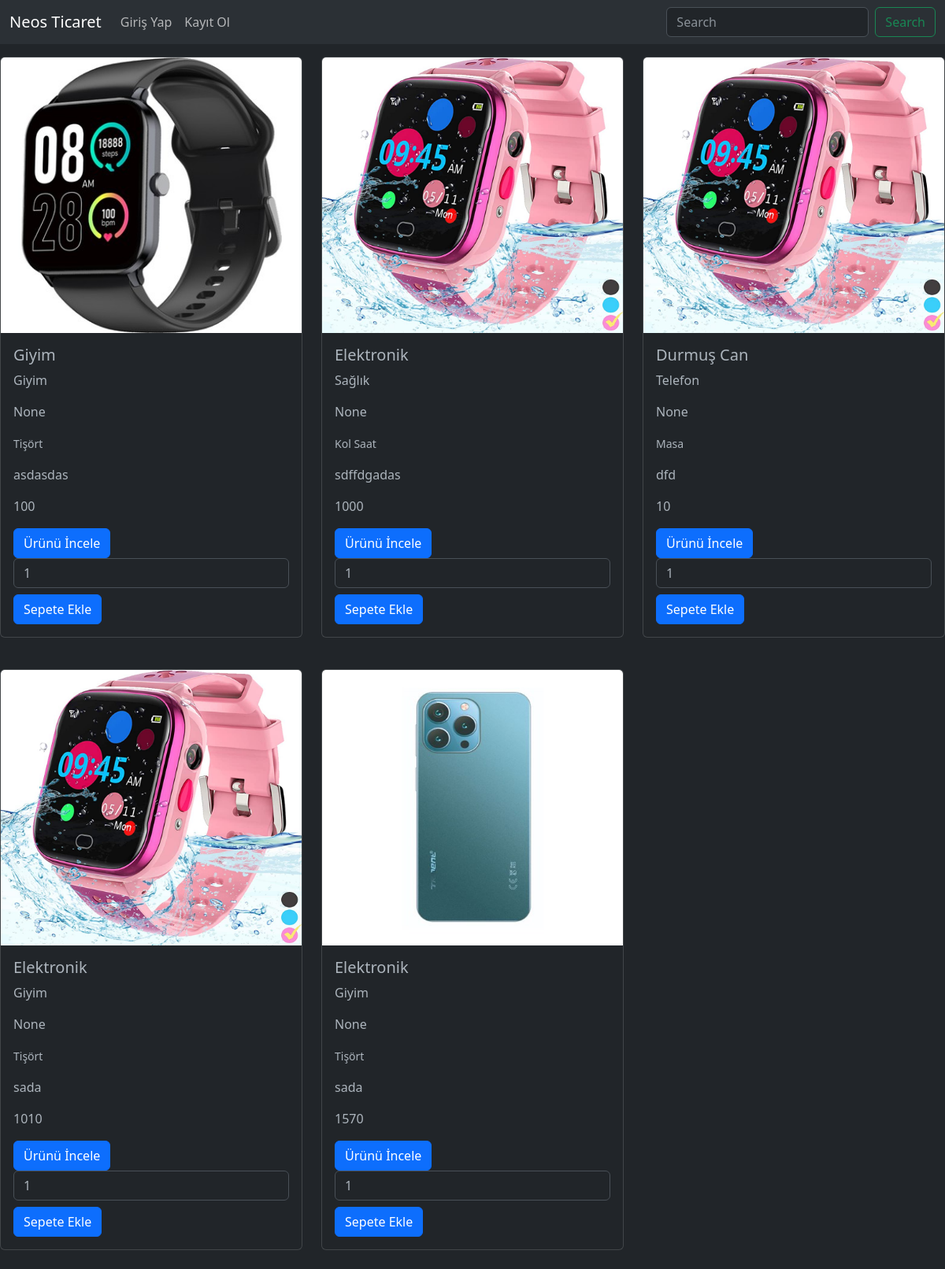
The page / on the database its author committed.
### urunler/models.py (models this page shows, shortened)
class Urun(models.Model):
    kategori = models.ForeignKey(
        Kategori, on_delete=models.SET_NULL, null=True)
    seri_no = models.OneToOneField(
        SeriNo, on_delete=models.CASCADE, null=True, blank=True)
    altKategori = models.ManyToManyField(AltKategori, blank=True)
    isim = models.CharField(max_length=100)
    acıklama = RichTextField(max_length=500)
    fiyat = models.IntegerField()
    resim = models.FileField(upload_to='urunler/', null=True)

class Kategori(models.Model):
    isim = models.CharField(max_length=100)
    def __str__(self):
        return self.isim

class AltKategori(models.Model):
    isim = models.CharField(max_length=100)

### urunler/views.py (the view, shortened to what this page needs)
# urls.py: path('', index, name="index"),
def index(request):
    urunler = Urun.objects.all()
    search = ''
    if request.GET.get('search'):
        search = request.GET.get('search')
        urunler = Urun.objects.filter(
            Q(isim_icontains=search) |
            Q(kategori__isim__icontains=search)
        )
    context = {
        'urunler': urunler,
        'search': search
    }
    return render(request, 'index.html', context)

### urunler/templates/index.html (shortened to what this page needs)
<!DOCTYPE html>
<html lang="en">
<head>
    <link href="https://cdn.jsdelivr.net/npm/bootstrap@5.3.0-alpha3/dist/css/bootstrap.min.css" rel="stylesheet"
 />
</head>
<body data-bs-theme="dark">
    {%include "includes/_navbar.html" %}
    {% block content %}
    <div class="container-mt-5">
        <div class="row">
            {% if urunler|length > 0 %}
            {% for urun in urunler %}
            <div class="col-4 mb-4 mt-3">
                <div class="card">
                    <img src="{{urun.resim.url}}" height="350"  width="100" class="card-img-top" alt="{{urun.isim}}" />
                    <div class="card-body">
                        <h5 class="card-title">{{urun.isim}}</h5>
                        <p>{{urun.kategori}}</p>
                        <p>{{urun.seri_no}}</p>
                        {% for alt in urun.altKategori.all %}
                        <small>{{alt.isim}}</small>
                        {% endfor %}
                        <p class="card-text">{{urun.acıklama|safe}}</p>
                        <p class="card-text">{{urun.fiyat}}</p>
                        <a href="{% url 'detay' urun.id %}" class="btn btn-primary">Ürünü İncele</a>
                        <form method="POST">
                            <input type="number" name="adet" value="1"class="form-control">
                            <input type="submit" value="Sepete Ekle" class="btn btn-primary mt-2">
                        </form>
                    </div>
                </div>
            </div>
            {% endfor %}
            {% else %}
            <h1 class="text-center">Eşleşen ürün bulunamadı</h1>
            {% endif %}
        </div>
    </div>
    {% endblock content %}
</body>
</html>

### urunler/templates/includes/_navbar.html (shortened to what this page needs)
<nav class="navbar navbar-expand-lg bg-body-tertiary">
    <div class="container-fluid">
        <a class="navbar-brand" href="/">Neos Ticaret</a>
        <div class="collapse navbar-collapse" id="navbarSupportedContent">
            <ul class="navbar-nav me-auto mb-2 mb-lg-0">
                {% if user.is_authenticated %}
                <li class="nav-item">
                    <a class="nav-link" href="{% url 'olustur' %}">Oluştur</a>
                </li>
                <li class="nav-item">
                    <a class="nav-link text-uppercase" href="">{{request.user}}</a>
                </li>
                <li class="nav-item">
                    <a class="nav-link" href="{% url 'sepetim' %}">Sepetim ({{request.user.sepet_set.all.count}})</a>
                </li>
                <li class="nav-item">
                    <a class="nav-link" href="{% url 'logout' %}">Çıkış Yap</a>
                </li></a>
                {% else %}
                <li class="nav-item">
                    <a class="nav-link" href="{% url 'login' %}">Giriş Yap</a>
                </li>
                <li class="nav-item">
                    <a class="nav-link" href="{% url 'register' %}">Kayıt Ol</a>
                </li>
                {% endif %}
            </ul>
            <form class="d-flex" action="/" methog="GET" role="search">
                <input class="form-control me-2" type="search" name="search" value="{{search}}" placeholder="Search"
                    aria-label="Search">
                <button class="btn btn-outline-success" type="submit">Search</button>
            </form>
        </div>
    </div>
</nav>

### rows shown on the page
Urun: resim (picture), isim "Giyim", kategori "Giyim", seri_no "None", acıklama "asdasdas", fiyat "100"
AltKategori: isim "Tişört"
Urun: resim (picture), isim "Elektronik", kategori "Sağlık", seri_no "None", acıklama "sdffdgadas", fiyat "1000"
AltKategori: isim "Kol Saat"
Urun: resim (picture), isim "Durmuş Can", kategori "Telefon", seri_no "None", acıklama "dfd", fiyat "10"
AltKategori: isim "Masa"
Urun: resim (picture), isim "Elektronik", kategori "Giyim", seri_no "None", acıklama "sada", fiyat "1010"
Urun: resim (picture), isim "Elektronik", kategori "Giyim", seri_no "None", acıklama "sada", fiyat "1570"
